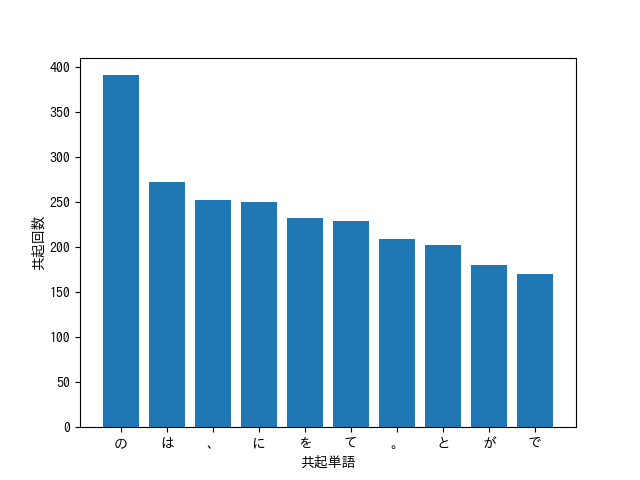

Python code for this plot:
import re
import matplotlib.pyplot as plt
import matplotlib
from matplotlib.font_manager import FontProperties

"""
リーダブルコードで実践したこと
P.19 名前に情報を追加する
P.51 コードを段落に分割する
"""

font_path = "/usr/share/fonts/opentype/ipafont-gothic/ipag.ttf"
font_prop = FontProperties(fname=font_path)
matplotlib.rcParams["font.family"] = font_prop.get_name()
matplotlib.use('Agg') # -----(1)

file_name = './section4/neko.txt.mecab'

with open(file_name, 'r') as f:
    lines = f.read().split('EOS\n')


result_lists = []
for line in lines:
    lines_list = []
    for word in line.split('\n'):
        morpheme_list = re.split('\t|,',word)
        if len(morpheme_list)!=0 and morpheme_list[0]!='':
            morpheme_dict = {
                'surface':morpheme_list[0],
                'base'   :morpheme_list[7],
                'pos'    :morpheme_list[1],
                'pos1'   :morpheme_list[2]
            }
            lines_list.append(morpheme_dict)
    if lines_list:
        result_lists.append(lines_list)

coocat_dict = {}
flag = False

for dicts in result_lists:
    for dict in dicts:
        if dict['surface']=='猫':
            flag = True
    if flag:
        for dict in dicts:
            if dict['surface'] not in coocat_dict:
                coocat_dict[dict['surface']] = 1
            else:
                coocat_dict[dict['surface']] += 1
        flag = False

coocat_dict.pop('猫')
coocat_dict = sorted(coocat_dict.items(), reverse=True, key = lambda x : x[1])

#グラフの描画
keys = []
values = []
for i in range(10):
    keys.append(coocat_dict[i][0])
    values.append(coocat_dict[i][1])

plt.xlabel("共起単語")
plt.ylabel("共起回数")
plt.bar(keys, values)
plt.savefig('./section4/No37.png')


